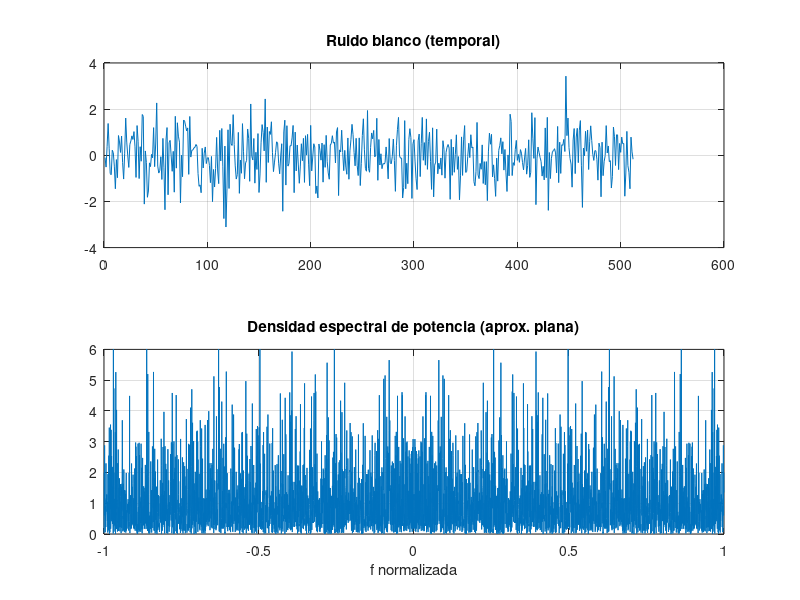

The MATLAB source for this figure:
% 20_ruido_blanco.m
% Tema 3 - Espectro del ruido blanco.
% Ejecutar:  octave-cli 20_ruido_blanco.m
%
% Referencias a las laminas del Tema 3:
%   - El ruido blanco tiene un espectro aproximadamente plano.

clear; close all; clc;

rand('seed', 0);
N = 4096;
x = randn(N, 1);           % ruido blanco (media 0, varianza 1)

X = fft(x);
P = abs(X).^2 / N;         % densidad espectral de potencia
f = ((0:N-1)*2/N) - 1;     % frecuencia normalizada en [-1, 1)

fprintf('============================================================\n');
fprintf('ESPECTRO DEL RUIDO BLANCO\n');
fprintf('============================================================\n');
fprintf('potencia media (esperada ~1) = %.3f\n', mean(x.^2));
fprintf('media del espectro de potencia = %.3f\n', mean(P));

figure;
subplot(2,1,1); plot(x(1:512)); title('Ruido blanco (temporal)'); grid on;
subplot(2,1,2); plot(f, P); ylim([0 6]);
title('Densidad espectral de potencia (aprox. plana)'); xlabel('f normalizada'); grid on;
